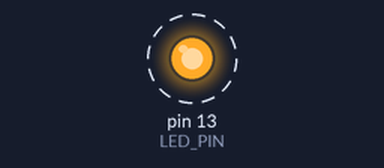
Simulated run of this sketch. Board: Arduino Uno, built with avr-gcc and run on an emulated ATmega328P. On the bench: output pins drawn as LEDs (lit = HIGH). Dashed ring = blinking. What the sketch prints to the serial monitor is not drawn.

Above: at 0.5 s.
Timing chart, 0 to 4.6 s (numbered marks = the images above):
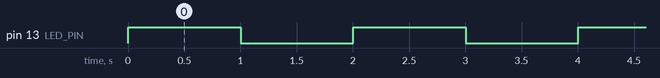

Measured:
- by itself, pin 13 (LED_PIN): alternates HIGH for 1.0 s and LOW for 1.0 s

The sketch:

send_message.ino
```cpp
#define LED_PIN 13

void setup() {
  Serial.begin(115200);
  pinMode(LED_PIN, OUTPUT);
}

void loop() {
  static bool ledState = false;

  // 테스트용: 1초마다 LED 상태 토글
  ledState = !ledState;
  digitalWrite(LED_PIN, ledState);

  int id = 1;
  String sensor = "OB";
  float x = 1.23;
  float y = 4.56;
  float z = 7.89;
  int led = ledState; // LED 상태 (1=ON, 0=OFF)

  // 시리얼로 데이터 전송
  Serial.print(id);
  Serial.print(",");
  Serial.print(sensor);
  Serial.print(",");
  Serial.print(x, 2);
  Serial.print(",");
  Serial.print(y, 2);
  Serial.print(",");
  Serial.print(z, 2);
  Serial.print(",");
  Serial.println(led); // 마지막에 LED 상태 추가

  delay(1000);
}
```
